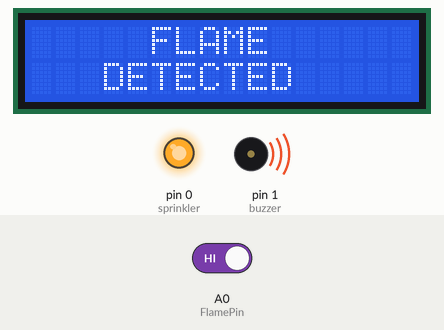
The sketch below on a simulated Arduino Uno, built with avr-gcc and run on an emulated ATmega328P. Parts: 16×2 character LCD, output pins drawn as LEDs (lit = HIGH), buzzer (waves = sounding, pin HIGH). The inputs (shaded band) are chosen by the test bench; at power-on: A0 (FlamePin) HIGH.

Above: at 1.97 s.
2.3 s: A0 (FlamePin) driven LOW
At 3.2 s:
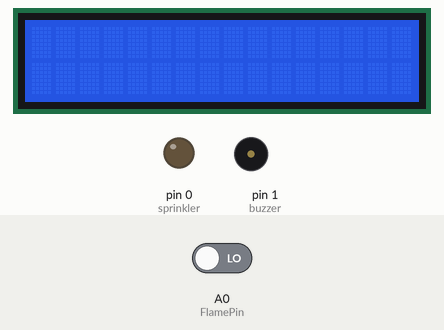
4.1 s: A0 (FlamePin) driven HIGH
At 4.2 s:
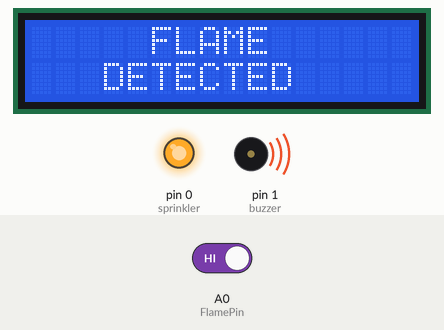
Timing chart, 0 to 7.1 s (numbered marks = the images above; inputs shaded):
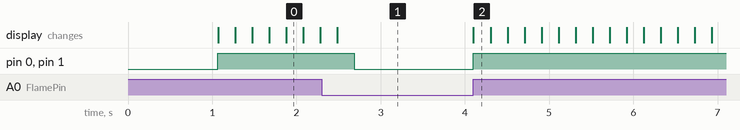

The sketch:

fire_alarm_system.ino
```cpp
#include <LiquidCrystal.h>

LiquidCrystal lcd(7, 6, 5, 4, 3, 2);

#define FlamePin A0
#define buzzer 1
#define sprinkler 0

void setup() {
  lcd.begin(16, 2);
  pinMode(FlamePin, INPUT_PULLUP);
  pinMode(buzzer, OUTPUT);
  pinMode (sprinkler, OUTPUT);
  lcd.setCursor(5, 0);
  lcd.print("FLAME");
  lcd.setCursor(3, 1);
  lcd.print("DETECTOR");
  delay(1000);
  lcd.clear();
}

void loop() {

  int Flame = digitalRead(FlamePin);

  if (Flame == HIGH)
  {
    digitalWrite(buzzer, HIGH);
    digitalWrite(sprinkler, HIGH);
    lcd.setCursor(5, 0);
    lcd.print("FLAME");
    lcd.setCursor(3, 1);
    lcd.print("DETECTED");
    delay(200);
    lcd.clear();
    delay(200);

  }
  else
  {
    digitalWrite(buzzer, LOW);
    digitalWrite(sprinkler, LOW);

  }
}
```

Measured:
- after the input at 2.3 s, pin 0 (sprinkler), pin 1 (buzzer): HIGH → LOW after 0.38 s
- after the input at 4.1 s, pin 0 (sprinkler), pin 1 (buzzer): LOW → HIGH at once; the display: changes at once (image 2)
